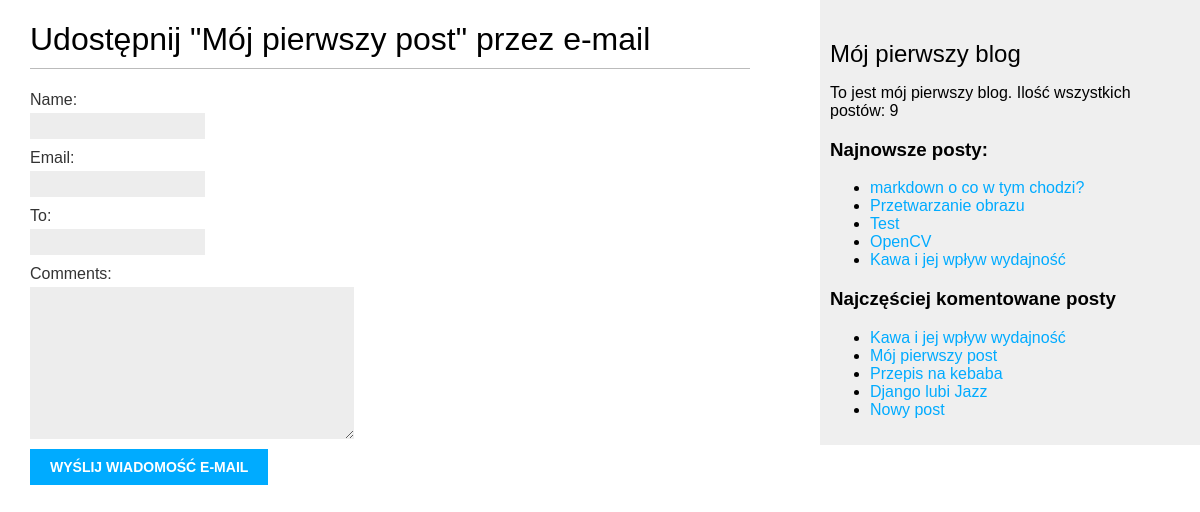
Screenshot of /blog/1/share with the database file from the repository.
### blog/models.py (models this page shows, shortened)
class Post(models.Model):
    class Status(models.TextChoices):
        DRAFT = 'DF', 'Roboczy'
        PUBLISHED = 'PB', 'Opublikowany'
    title = models.CharField(max_length=250)
    slug = models.SlugField(max_length=250, unique_for_date="publish")
    author = models.ForeignKey(User, on_delete=models.CASCADE, related_name='blog_post')
    body = models.TextField()
    publish = models.DateTimeField(default=timezone.now)
    created = models.DateTimeField(auto_now_add=True)
    updated = models.DateTimeField(auto_now=True)
    status = models.CharField(max_length=2, choices=Status.choices, default=Status.DRAFT)
    object = models.Manager()
    published = PublishedManager()
    tags = TaggableManager()
    class Meta:
        ordering = ['-publish']
        indexes = [
            models.Index(fields=['-publish']),
        ]
    def get_absolute_url(self):
        return reverse("blog:post_detail",
                       args=[self.publish.year, self.publish.month, self.publish.day, self.slug])

### blog/views.py (the view)
# urls.py: path("<int:post_id>/share", views.post_share, name="post_share"),
def post_share(request, post_id):
    post = get_object_or_404(Post, id=post_id, status=Post.Status.PUBLISHED)
    sent = False
    if request.method == "POST":
        form = EmailPostForm(request.POST)
        if form.is_valid():
            cd = form.cleaned_data
            post_url = request.build_absolute_uri(
                post.get_absolute_url())
            subject = f"{cd['name']} zaleca Ci przeczytanie " \
                      f"{post.title}"
            massage = f"Przczytaj {post.title} pod adresem {post_url}\n\n" \
                      f"komenatrze {cd['name']}: {cd['comments']}"
            send_mail(subject, massage, 'urb2001an@gmail.com', [cd['to']])
            sent = True
    else:
        form = EmailPostForm()
    return render(request, "blog/post/share.html", {"post": post, "form": form, "sent": sent})

### blog/forms.py
class EmailPostForm(forms.Form):
    name = forms.CharField(max_length=25)
    email = forms.EmailField()
    to = forms.EmailField()
    comments = forms.CharField(required=False, widget=forms.Textarea)

### blog/models.py (called while the page is built)
    def get_queryset(self):
        return super().get_queryset() \
            .filter(status=Post.Status.PUBLISHED)

### blog/templatetags/blog_tags.py (called while the page is built)
@register.simple_tag
def total_posts():
    return Post.published.count()

@register.inclusion_tag("blog/post/latest_posts.html")
def show_latest_posts(count=5):
    latest_posts = Post.published.order_by("-publish")[:count]
    return {"latest_posts" : latest_posts}

@register.simple_tag
def get_most_commented_posts(count=5):
    return Post.published.annotate(total_comments=Count("comments")
                                   ).order_by("-total_comments")[:count]

### blog/templates/blog/post/share.html (shortened to what this page needs)
{% extends "blog/base.html" %}
{% block content %}
    {% if sent %}
    <h1>Wiadomość email została pomyślnie wysłana</h1>
    <p> Wysłanie posta "{{ post.title }}" do {{ form.cleaned_data.to }} zakończyło się pomyślnie</p>
    {% else %}
    <h1>Udostępnij "{{ post.title }}" przez e-mail</h1>
    <form method="post">
    {{ form.as_p }}
    <input type="submit" value="Wyślij wiadomość e-mail">
    </form>
    {% endif %}
{% endblock %}

### blog/templates/blog/base.html (shortened to what this page needs)
{% load blog_tags %}
{% load static %}
{{ '<' }}{{ '!DOCTYPE html>' }}
<html>
<head>
    <link href="{% static 'css/blog.css' %}" rel="stylesheet">
</head>
<body>
<div id="content">
    {% block content %}
    {% endblock %}
</div>
<div id="sidebar">
    <h2>Mój pierwszy blog</h2>
    <p>To jest mój pierwszy blog.
    Ilość wszystkich postów: {% total_posts %}
    </p>
    <h3>Najnowsze posty:</h3>
    {% show_latest_posts 5 %}
    <h3>Najczęściej komentowane posty</h3>
    {% get_most_commented_posts as most_commented_posts %}
    <ul>
        {% for post in most_commented_posts %}
        <li>
            <a href="{{ post.get_absolute_url }}">{{ post.title }}</a>
        </li>
        {% endfor %}
    </ul>
</div>
</body>
</html>

### blog/templates/blog/post/latest_posts.html
<ul>
    {% for post in latest_posts %}
    <li>
        <a href="{{ post.get_absolute_url }}">{{ post.title }}</a>
    </li>
    {% endfor %}
</ul>

### blog/static/css/blog.css (style rules this page uses)
body { margin:0; padding:0; font-family:helvetica, sans-serif; }
a { color:#00abff; text-decoration:none; }
h1 { font-weight:normal; border-bottom:1px solid #bbb; padding:0 0 10px 0; }
h2 { font-weight:normal; margin:30px 0 0; }
#content { float:left; width:60%; padding:0 0 0 30px; }
#sidebar { float:right; width:30%; padding:10px; background:#efefef; height:100%; }
label { float:left; clear:both; color:#333; margin-bottom:4px; }
input, textarea { clear:both; float:left; margin:0 0 10px; background:#ededed; border:0; padding:6px 10px; font-size:12px; }
input[type=submit] { font-weight:bold; background:#00abff; color:#fff; padding:10px 20px; font-size:14px; text-transform:uppercase; }

### rows the page displays
Post: title "Mój pierwszy post"
Post: title "markdown o co w tym chodzi?"
Post: title "Przetwarzanie obrazu"
Post: title "Test"
Post: title "OpenCV"
Post: title "Kawa i jej wpływ wydajność"
Post: title "Przepis na kebaba"
Post: title "Django lubi Jazz"
Post: title "Nowy post"
